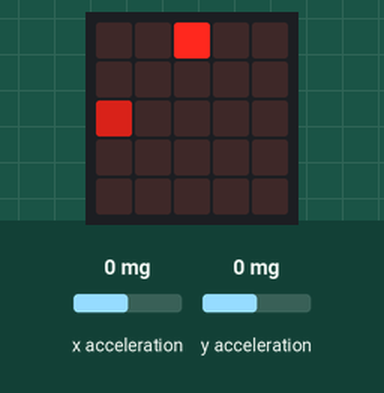
Bench run of a program on a simulated BBC micro:bit running MicroPython. Parts: the board's 5×5 LED display. The test bench sets the inputs (shaded band); at power-on: x acceleration 0 mg, y acceleration 0 mg. Random numbers come from a fixed seed.

Above: at 1.2 s.
1.3 s: x acceleration set to -1440 mg
At 1.8 s:
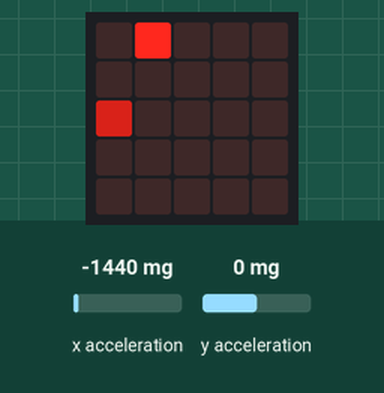
4.3 s: y acceleration set to -1440 mg
At 4.9 s:
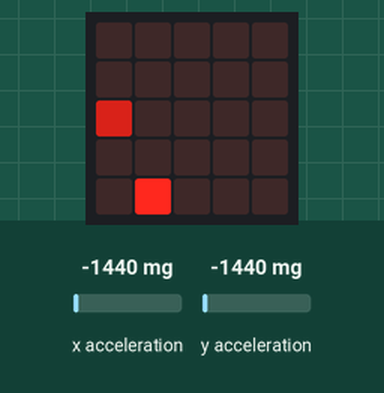
7.3 s: y acceleration set to -750 mg
At 7.9 s:
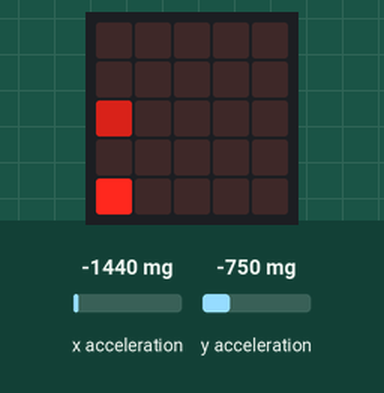
10.3 s: x acceleration set to -750 mg
At 10.9 s:
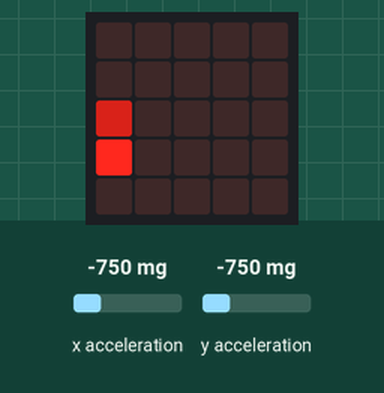
13.3 s: x acceleration set to 1440 mg
At 14.0 s:
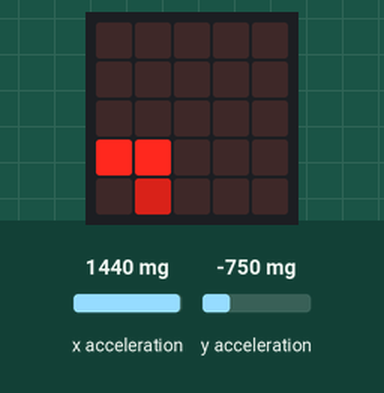
16.3 s: y acceleration set to 1440 mg
At 17.0 s:
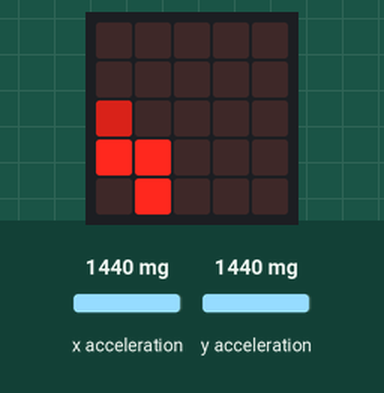
Timing chart, 0 to 19.3 s (numbered marks = the images above; inputs shaded):
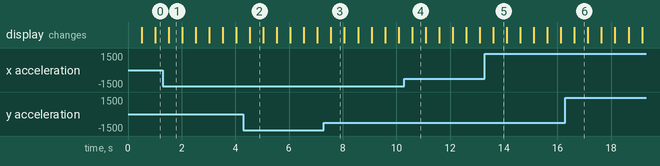

The program:

5food.py
```python
from random import randint
from microbit import *

class Snake:
    """ This class contains the functions that operate
        on our game as well as the state of the game.
        It's a handy way to link the two.
    """

    def __init__(self):
        """ Special function that runs when you create
            a "Snake", ie. when you run
                game = Snake()
            init stands for "Initialisation"
        """
        self.current_direction = "up"
        # snake is a list of the pixels that the snake is at
        self.snake = [[2, 2]]
        # food is the co-ords of the current food
        self.food = [0, 2]
        # whether or not to end the game, used after update
        self.end = False

    def handle_input(self):
        """ We'll use this function to take input from the
            user to control which direction the snake is going
            in.
        """
        x = accelerometer.get_x()
        y = accelerometer.get_y()
        # abs is the absolute function eg -1 => 1, 1 => 1
        if abs(x) > abs(y):
            if x < 0:
                self.current_direction = "left"
            else:
                self.current_direction = "right"
        else:
            if y < 0:
                self.current_direction = "up"
            else:
                self.current_direction = "down"

    def update(self):
        """ This function will update the game state
            based on the direction the snake is going.
        """
        # copy the old head
        new_head = list(self.snake[-1])
        if self.current_direction == "up":
            new_head[1] -= 1
        elif self.current_direction == "down":
            new_head[1] += 1
        elif self.current_direction == "left":
            new_head[0] -= 1
        elif self.current_direction == "right":
            new_head[0] += 1

        # make sure co-ords within bounds
        if new_head[0] < 0:
            new_head[0] = 4
        elif new_head[0] > 4:
            new_head[0] = 0
        if new_head[1] < 0:
            new_head[1] = 4
        elif new_head[1] > 4:
            new_head[1] = 0

        self.snake.append(new_head)
        if new_head == self.food:
            self.food = [randint(0, 4), randint(0, 4)]
            # make sure we're not generating the food in the snake
            while self.food in self.snake:
                self.food = [randint(0, 4), randint(0, 4)]
        else:
            self.snake = self.snake[1:]

    def draw(self):
        """ This makes the game appear on the LEDs. """
        display.clear()
        display.set_pixel(self.food[0], self.food[1], 5)
        for part in self.snake:
            display.set_pixel(part[0], part[1], 9)

# game is an "instance" of Snake
game = Snake()

# this is called our "game loop" and is where everything
# happens
while True:
    game.handle_input()
    game.update()
    game.draw()
    # this makes our micro:bit do nothing for 500ms
    sleep(500)
```

Measured:
- what the display in image 1 shows lasts 0.5 s, from 1.5 s to 2.0 s
